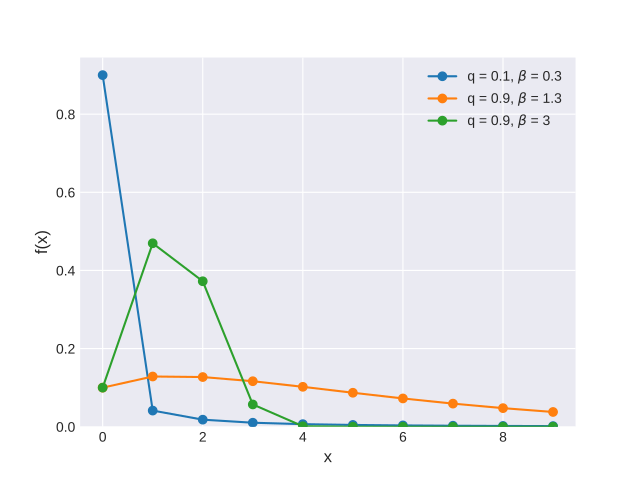

Recreate this plot in Python.
import matplotlib.pyplot as plt
import numpy as np
import scipy.stats as st
from scipy import special
plt.style.use('seaborn-darkgrid')

def DiscreteWeibull(q, b, x):
    return q**(x**b) - q**((x + 1)**b)

x = np.arange(0, 10)
qs = [0.1, 0.9, 0.9]
betas = [0.3, 1.3, 3]
for q, b in zip(qs, betas):
    pmf = DiscreteWeibull(q, b, x)
    plt.plot(x, pmf, '-o', label=r'q = {}, $\beta$ = {}'.format(q, b))
plt.xlabel('x', fontsize=12)
plt.ylabel('f(x)', fontsize=12)
plt.ylim(0)
plt.legend(loc=1)
plt.show()
